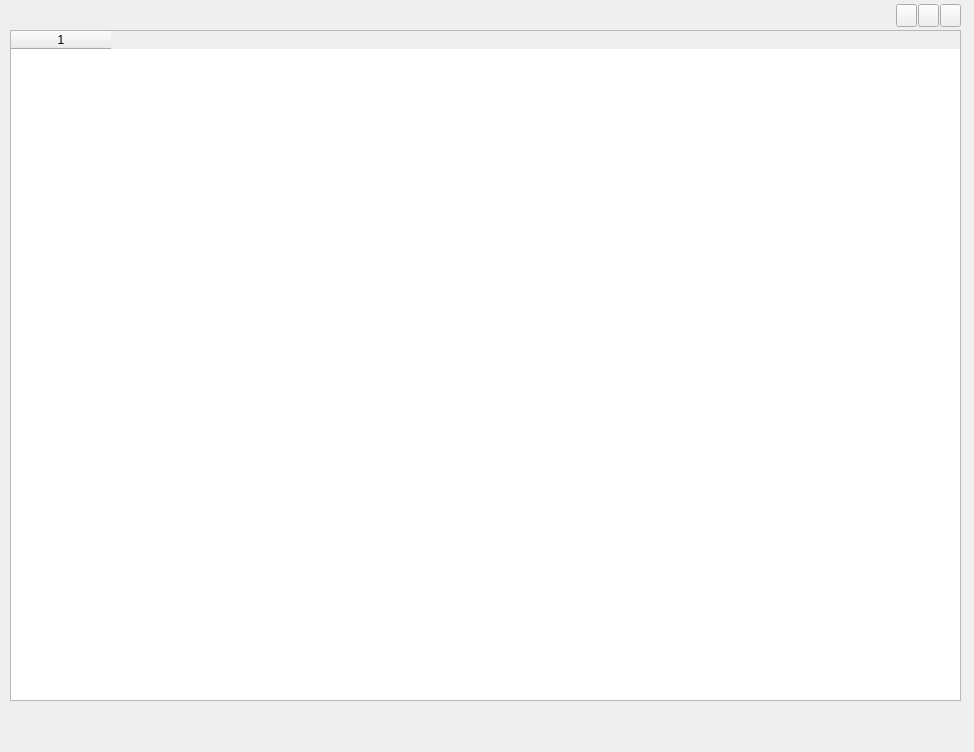
<?xml version="1.0" encoding="UTF-8"?>
<ui version="4.0">
 <class>Form</class>
 <widget class="QWidget" name="Form">
  <property name="geometry">
   <rect>
    <x>0</x>
    <y>0</y>
    <width>974</width>
    <height>752</height>
   </rect>
  </property>
  <property name="sizePolicy">
   <sizepolicy hsizetype="Preferred" vsizetype="Preferred">
    <horstretch>0</horstretch>
    <verstretch>0</verstretch>
   </sizepolicy>
  </property>
  <property name="windowTitle">
   <string>Form</string>
  </property>
  <widget class="QTableWidget" name="tbl_oasList">
   <property name="geometry">
    <rect>
     <x>10</x>
     <y>30</y>
     <width>951</width>
     <height>671</height>
    </rect>
   </property>
   <property name="sizePolicy">
    <sizepolicy hsizetype="Preferred" vsizetype="Preferred">
     <horstretch>0</horstretch>
     <verstretch>0</verstretch>
    </sizepolicy>
   </property>
   <property name="editTriggers">
    <set>QAbstractItemView::NoEditTriggers</set>
   </property>
   <property name="selectionBehavior">
    <enum>QAbstractItemView::SelectRows</enum>
   </property>
   <property name="columnCount">
    <number>1</number>
   </property>
   <column/>
  </widget>
  <widget class="QPushButton" name="btn_search">
   <property name="geometry">
    <rect>
     <x>940</x>
     <y>4</y>
     <width>21</width>
     <height>23</height>
    </rect>
   </property>
   <property name="toolTip">
    <string>Search OAS list (F5)</string>
   </property>
   <property name="statusTip">
    <string>Search OAS list (F5)</string>
   </property>
   <property name="text">
    <string/>
   </property>
   <property name="icon">
    <iconset>
     <normalon>images/search.png</normalon>
    </iconset>
   </property>
  </widget>
  <widget class="QPushButton" name="btn_addNewOas">
   <property name="geometry">
    <rect>
     <x>896</x>
     <y>4</y>
     <width>21</width>
     <height>23</height>
    </rect>
   </property>
   <property name="toolTip">
    <string>Add new OAS (INS)</string>
   </property>
   <property name="statusTip">
    <string>Add new OAS (INSERT)</string>
   </property>
   <property name="text">
    <string/>
   </property>
   <property name="icon">
    <iconset>
     <normalon>images/addnew.png</normalon>
    </iconset>
   </property>
  </widget>
  <widget class="QPushButton" name="btn_removeOas">
   <property name="geometry">
    <rect>
     <x>918</x>
     <y>4</y>
     <width>21</width>
     <height>23</height>
    </rect>
   </property>
   <property name="toolTip">
    <string>Remove selected OAS's all information</string>
   </property>
   <property name="statusTip">
    <string>Remove selected OAS's all information</string>
   </property>
   <property name="text">
    <string/>
   </property>
   <property name="icon">
    <iconset>
     <normaloff>images/remove.png</normaloff>images/remove.png</iconset>
   </property>
  </widget>
 </widget>
 <resources/>
 <connections/>
</ui>
